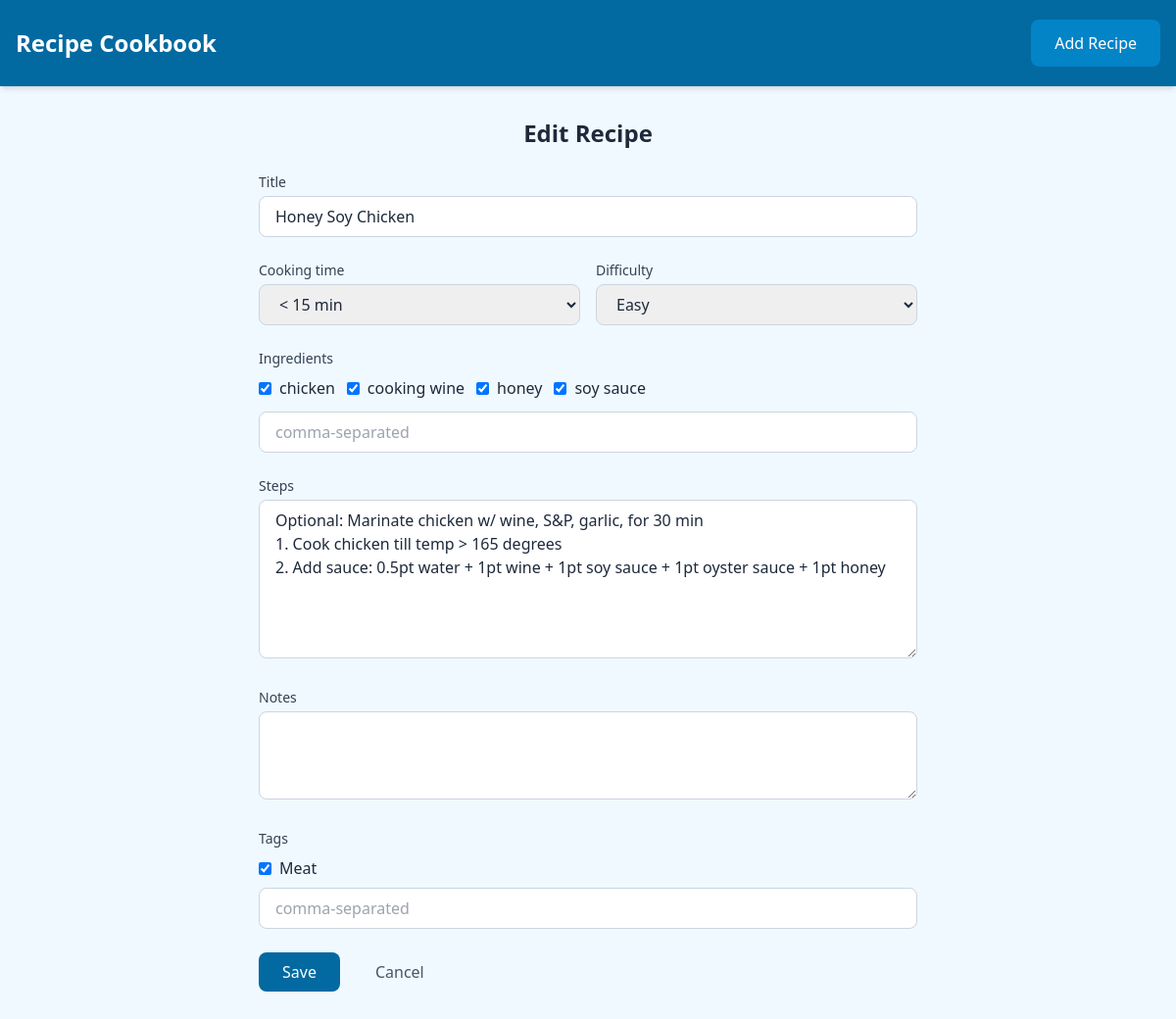
The app's page /recipe/1/edit/, older data.
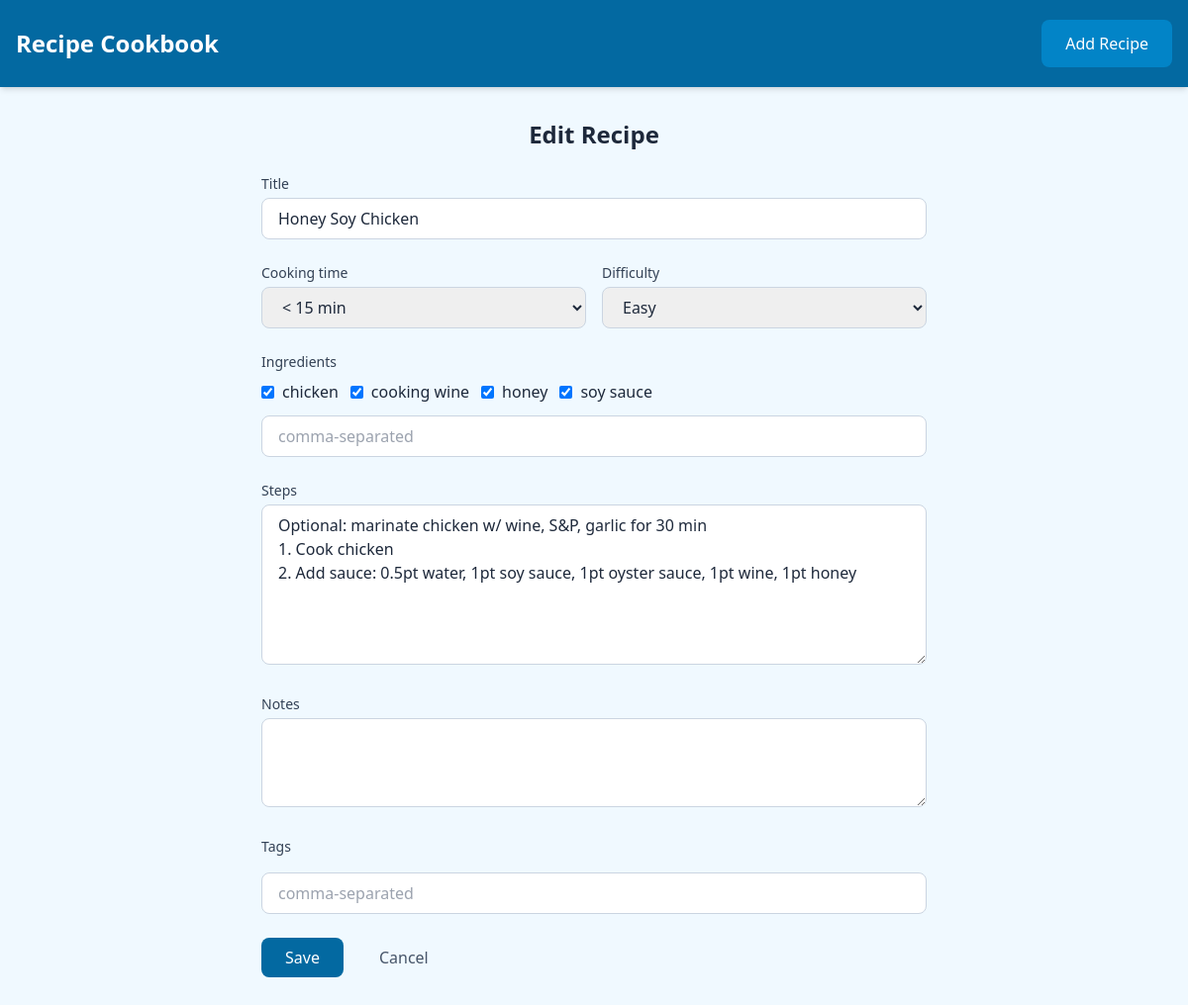
The same page, newer data.
### recipes/models.py (models this page shows, shortened)
class Ingredient(models.Model):
    name = models.CharField(max_length=100, unique=True)

class Recipe(models.Model):
    title = models.CharField(max_length=200)
    cooking_time = models.CharField(
        max_length=20, choices=COOKING_TIME_CHOICES, blank=True, default=""
    )
    difficulty = models.CharField(
        max_length=10, choices=DIFFICULTY_CHOICES, blank=True, default=""
    )
    steps = models.TextField(blank=True, help_text="Cooking steps (one per line or freeform)")
    notes = models.TextField(blank=True)
    tags = models.ManyToManyField(Tag, blank=True, related_name="recipes")
    ingredients = models.ManyToManyField(
        Ingredient, through="RecipeIngredient", blank=True, related_name="recipes"
    )
    created_at = models.DateTimeField(auto_now_add=True)
    updated_at = models.DateTimeField(auto_now=True)

class Tag(models.Model):
    name = models.CharField(max_length=50, unique=True)

### recipes/views.py (the view)
# urls.py: path("recipe/<int:pk>/edit/", views.RecipeUpdateView.as_view(), name="recipe_update"),
class RecipeUpdateView(UpdateView):
    model = Recipe
    form_class = RecipeForm
    template_name = "recipes/recipe_form.html"
    context_object_name = "recipe"
    success_url = reverse_lazy("recipe_list")

### recipes/templates/recipes/recipe_form.html (shortened to what the changed rows need)
{% extends "recipes/base.html" %}
{% block content %}
<h1 class="text-2xl font-bold text-slate-800 mb-6 text-center">{% if recipe %}Edit Recipe{% else %}Add Recipe{% endif %}</h1>
<form method="post" class="space-y-6 max-w-2xl mx-auto">
    <div>
        <label for="id_title" class="block text-sm font-medium text-slate-700 mb-1">Title</label>
        <input type="text" name="title" id="id_title" value="{{ form.title.value|default:'' }}" required
               class="w-full border border-slate-300 rounded-lg px-4 py-2 focus:ring-2 focus:ring-sky-500 focus:border-sky-500">
    </div>
    <div class="grid grid-cols-1 sm:grid-cols-2 gap-4">
        <div>
            <label for="id_cooking_time" class="block text-sm font-medium text-slate-700 mb-1">Cooking time</label>
            <select name="cooking_time" id="id_cooking_time" class="w-full border border-slate-300 rounded-lg px-4 py-2 focus:ring-2 focus:ring-sky-500 focus:border-sky-500">
                {% for value, label in form.fields.cooking_time.choices %}
                <option value="{{ value }}" {% if form.cooking_time.value == value %}selected{% endif %}>{{ label }}</option>
                {% endfor %}
            </select>
        </div>
        <div>
            <label for="id_difficulty" class="block text-sm font-medium text-slate-700 mb-1">Difficulty</label>
            <select name="difficulty" id="id_difficulty" class="w-full border border-slate-300 rounded-lg px-4 py-2 focus:ring-2 focus:ring-sky-500 focus:border-sky-500">
                {% for value, label in form.fields.difficulty.choices %}
                <option value="{{ value }}" {% if form.difficulty.value == value %}selected{% endif %}>{{ label }}</option>
                {% endfor %}
            </select>
        </div>
    </div>
    <div>
        <div class="flex flex-wrap gap-3 mb-3">
            {% for choice in form.ingredient_ids.field.queryset %}
            <label class="flex items-center gap-2 cursor-pointer">
                <input type="checkbox" name="ingredient_ids" value="{{ choice.pk }}"
                       {% if choice in form.ingredient_ids.initial %}checked{% endif %}
                       class="rounded border-slate-300 text-sky-600 focus:ring-sky-500">
                <span>{{ choice.name }}</span>
            </label>
            {% endfor %}
        </div>
    </div>
    <div>
        <label for="id_steps" class="block text-sm font-medium text-slate-700 mb-1">Steps</label>
        <textarea name="steps" id="id_steps" rows="6"
                  class="w-full border border-slate-300 rounded-lg px-4 py-2 focus:ring-2 focus:ring-sky-500 focus:border-sky-500">{{ form.steps.value|default:'' }}</textarea>
    </div>
    <div>
        <div class="flex flex-wrap gap-3 mb-2">
            {% for choice in form.tag_ids.field.queryset %}
            <label class="flex items-center gap-2 cursor-pointer">
                <input type="checkbox" name="tag_ids" value="{{ choice.pk }}"
                       {% if choice in form.tag_ids.initial %}checked{% endif %}
                       class="rounded border-slate-300 text-sky-600 focus:ring-sky-500">
                <span>{{ choice.name }}</span>
            </label>
            {% endfor %}
        </div>
    </div>
</form>
{% endblock %}

Row changes from the older to the newer data that the page shows:
removed Tag: tag_ids "☑", name "Meat"
changed Recipe "Honey Soy Chicken": steps "Optional: Marinate chicken w/ wine, S&P, garlic, for 30 min 1. Cook chicken till temp > 165 degrees 2. Add sauce: 0.5pt water + 1pt wine + 1pt soy sauce + 1pt oyster sauce + 1pt honey" → "Optional: marinate chicken w/ wine, S&P, garlic for 30 min 1. Cook chicken 2. Add sauce: 0.5pt water, 1pt soy sauce, 1pt oyster sauce, 1pt wine, 1pt honey"
